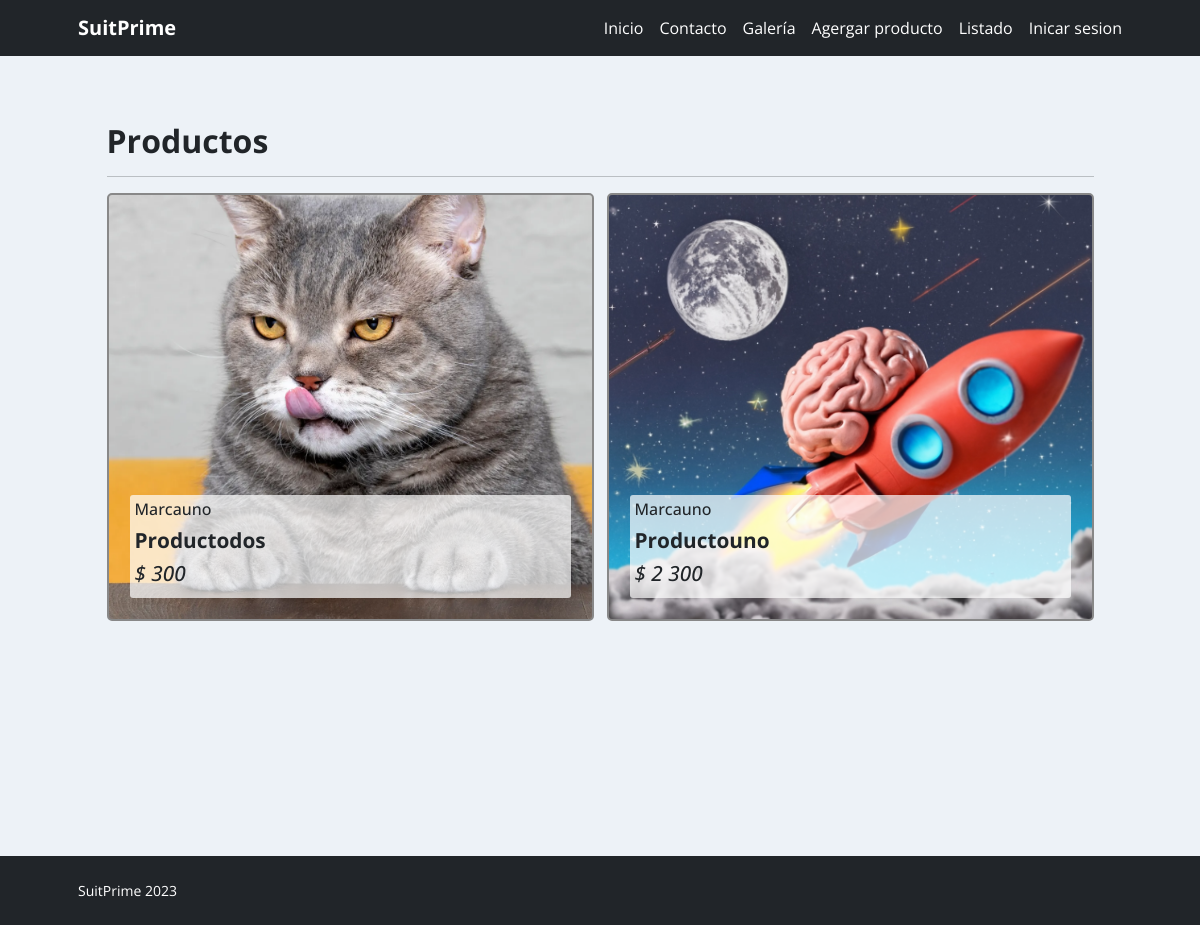
Before: /galeria/ with the older database file.
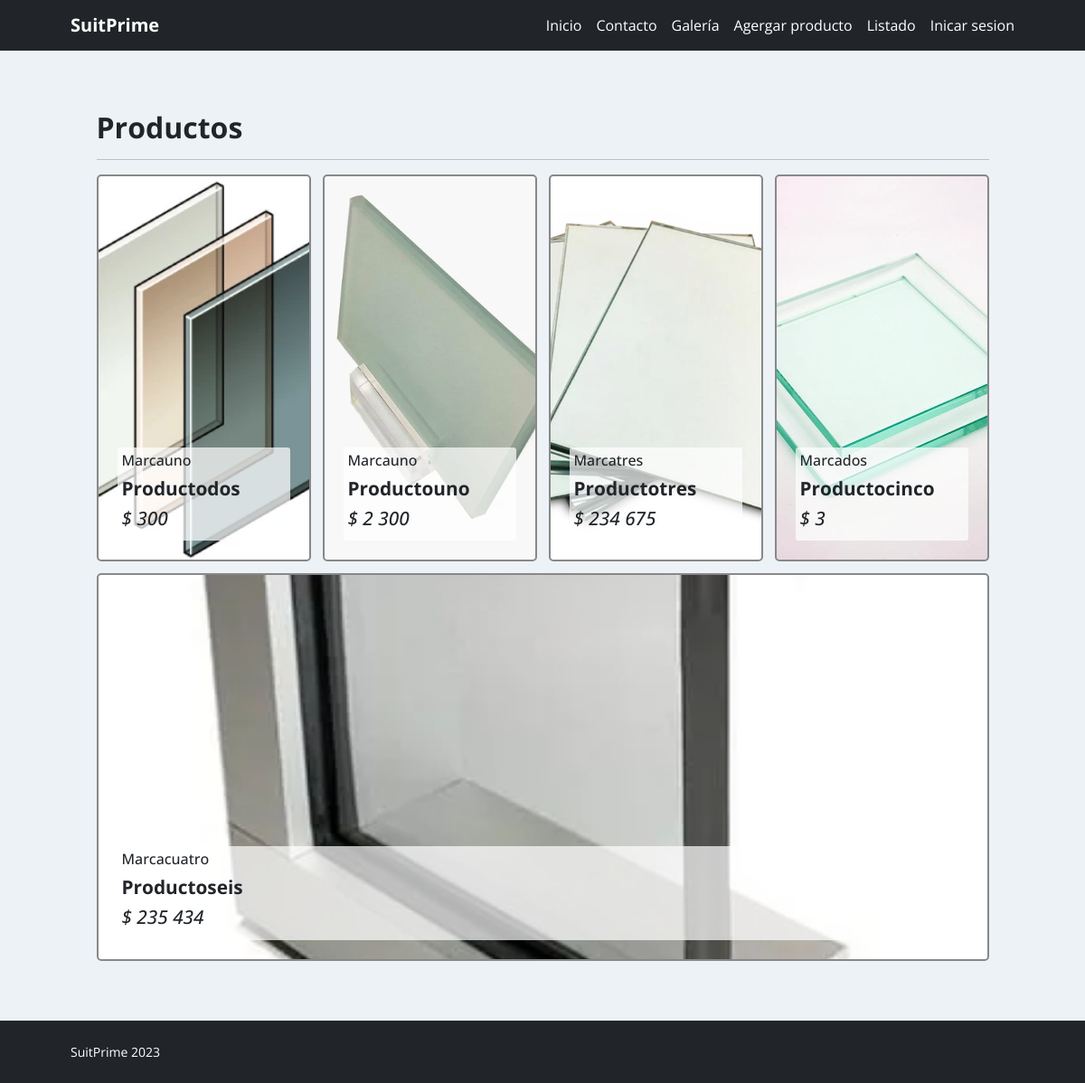
After: the same page with the newer database file.
### app/models.py (models this page shows, shortened)
class Producto(models.Model):
    nombre = models.CharField(max_length=50)
    precio = models.IntegerField()
    descripcion = models.TextField()
    nuevo = models.BooleanField()
    marca = models.ForeignKey(Marca, on_delete=models.PROTECT)
    fecha_fabricacion = models.DateField(null=True)
    imagen = models.ImageField(upload_to="productos", null=True)

class Marca(models.Model):
    nombre = models.CharField(max_length=50)
    def __str__(self):
        return self.nombre

### app/views.py (the view)
# urls.py: path('galeria/', galeria, name="galeria"),
def galeria(request):
    productos = Producto.objects.all()
    data = {
        'productos' : productos
    }
    return render(request, 'app/galeria.html', data)

### app/templates/app/galeria.html (shortened to what this page needs)
{% extends 'app/base.html' %}
{% block css %}
<link rel="stylesheet" href="https://cdn.jsdelivr.net/bxslider/4.2.12/jquery.bxslider.css">
<link rel="stylesheet" href="https://cdn.jsdelivr.net/gh/fancyapps/fancybox@3.5.7/dist/jquery.fancybox.min.css" />
{% endblock %}
{% block contenido %}
{% load static %}
{% load humanize %}
<div style="padding: 34px;">
    <div style="max-width: 987px; margin: 2em auto;">
<h2>Productos</h2>
<hr/>
<div class="flexOne">
{% for p in productos %}
     <div class="_prod" {% if p.imagen %} style="background-image: url('{{ p.imagen.url }}');" {% endif %}>
          <div class="_proddesc">
               <h5>{{ p.marca | capfirst }}</h5>
               <h2>{{ p.nombre | title }}</h2>
               <h3>$ {{ p.precio | intcomma }}</h3>
          </div>
     </div>
{% endfor %}
</div>
</div>
</div>
{% endblock %}

### app/templates/app/base.html (shortened to what this page needs)
{% load static %}
<!DOCTYPE html>
<html lang="es">
<head>
    <link href="https://cdn.jsdelivr.net/npm/bootstrap@5.3.0-alpha3/dist/css/bootstrap.min.css" rel="stylesheet">
    <link rel="stylesheet" href="{% static 'app/css/estilos.css' %}">
    <link rel="stylesheet" href="{% static 'app/css/estilo2.css' %}" />
{% block css %}
{% endblock %}
</head>
<body>
    <nav class="navbar navbar-expand-lg navbar-dark bg-dark">
        <div class="container px-5">
            <a class="navbar-brand" href="/" style="font-family: 'Open sans', Sans-serf; font-weight: bold;">SuitPrime</a>
            <div class="collapse navbar-collapse" id="navbarSupportedContent">
                <ul class="navbar-nav ms-auto mb-2 mb-lg-0" id="juanito">
                    <li><a href="{% url 'home' %}"> Inicio </a></li>
                    <li><a href="{% url 'contacto' %}">Contacto</a></li>
                    <li><a href="{% url 'galeria' %}">Galería</a></li>
                    <li><a href="{% url 'agregar_producto' %}">Agergar producto</a></li>
                    <li><a href="{% url 'Listar_producto' %}">Listado</a></li>
                    {% if user.is_authenticated %}
                    <li><a href="{% url 'logout' %}">Cerrar sesion</a></li>
                    {% else %}
                    <li><a href="{% url 'login' %}">Inicar sesion</a></li>
                    {% endif %}
                </ul>
            </div>
        </div>
    </nav>
    <div id="contenido">
        {% block contenido %}
        {% endblock %}
    </div>
    <footer class="bg-dark py-4 mt-auto">
        <div class="container px-5">
            <div class="row align-items-center justify-content-between flex-column flex-sm-row">
                <div class="col-auto"><div class="small m-0 text-white">SuitPrime 2023</div></div>
            </div>
        </div>
    </footer>
</body>
</html>

### app/static/app/css/estilos.css (style rules this page uses)
* { margin:0; padding:0; }
body { background-color:#EDF2F7; font-family: 'Open Sans', sans-serif; }
h1,h2 { font-family: 'Open Sans', sans-serif; font-weight: bold; }
nav { display: flex; justify-content: flex-end; align-items: center; }
nav a { color:white; text-decoration: none; }
#contenido { width: 100%; margin:auto; min-height: 100vh; }
footer { width: 100%; background-color: #2D3748; }

### app/static/app/css/estilo2.css (style rules this page uses)
ul#juanito li { margin-left: 1em; }
div#prodlist h2, h3 { font-size: 1.3em; }
div.flexOne { display: flex; min-width: 380px; padding: 0; flex-wrap: wrap; flex-direction: row; align-items: center; align-content: space-between; gap: 13px; margin: 13px auto 0 auto; }
div.flexOne div._prod { display: inline-block; flex: 1 1 187.75px; padding: 300px 21px 21px 21px; margin: 0; border-width: 2px; border-radius: 5px; border-color: #888; border-style: solid; background-size: cover; background-position: center center; }
div.flexOne div._prod ._proddesc { border-radius: 3px; background: rgba(255,255,255, 0.7); padding: 5px; }
div.flexOne div._prod ._proddesc h2, h3 { font-size: 1.3em; }
div.flexOne div._prod ._proddesc h3 { font-style: italic; }
div.flexOne div._prod ._proddesc h5 { font-size: 1em; }

Changed rows visible on the page:
changed Producto "Productodos": imagen: a different picture
changed Producto "Productouno": imagen: a different picture
added Producto: imagen (picture), marca "Marcatres", nombre "Productotres", precio "234 675"
added Producto: imagen (picture), marca "Marcados", nombre "Productocinco", precio "3"
added Producto: imagen (picture), marca "Marcacuatro", nombre "Productoseis", precio "235 434"
